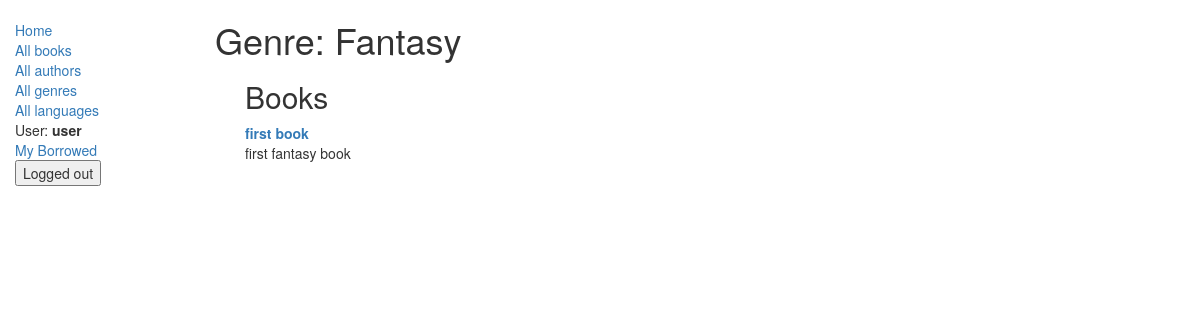
The page /catalog/genre/1 (signed in) on the database as committed earlier.
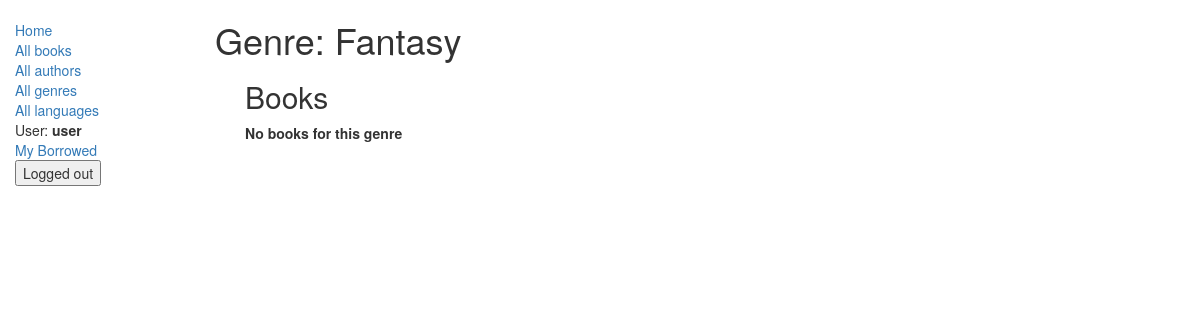
The same page on the database as committed later.
### catalog/models.py (models this page shows, shortened)
class Book(models.Model):
    title = models.CharField(max_length=100)
    author = models.ForeignKey('Author', on_delete=models.SET_NULL, null=True)
    summary = models.TextField(max_length=1000, help_text='Enter a brief description of the book')
    isbn = models.CharField('ISBN', max_length=13, help_text='13 Character <a href="https://www.isbn-international.org/content/what-isbn">ISBN number</a>')
    genre = models.ManyToManyField(Genre, help_text='Select a genre for this book')
    language = models.ForeignKey(Language, on_delete=models.SET_NULL, null=True)
    def display_genre(self):
        return ', '.join([genre.name for genre in self.genre.all()[:3]]) #берём первые три жанра из всех, разделяем их запятой и показываем пользователю
    display_genre.short_description = 'Genre'

### catalog/views.py (the view, shortened to what this page needs)
# urls.py: re_path(r'^genre/(?P<pk>\d+)$', views.GenreDetailView.as_view(), name='genre_detail'),
class GenreDetailView(LoginRequiredMixin, generic.DetailView):
    model = Genre
    template_name = 'genres/genre_detail.html'

### catalog/templates/genres/genre_detail.html
{% extends "base_generic.html" %}
{% block content %}
  <h1>Genre: {{ genre.name }}</h1>
  <div class="books_info" style="padding-left:30px;;">
    <h2>Books</h2>
    <dl>
      {% for book in genre.book_set.all %}
        <dt><a href="{% url 'book_detail' book.pk %}">{{book.title}}</a></dt>
          <dd>
            {{ book.summary }}
          </dd>
        {% empty %}
        <dt>No books for this genre</dt>
      {% endfor %}
    </dl>
  </div>
{% endblock %}

Rows that differ between the two databases and show on the page:
removed Book: title "first book", summary "first fantasy book"
Other text that changed with them:
text now shown: "No books for this genre"
